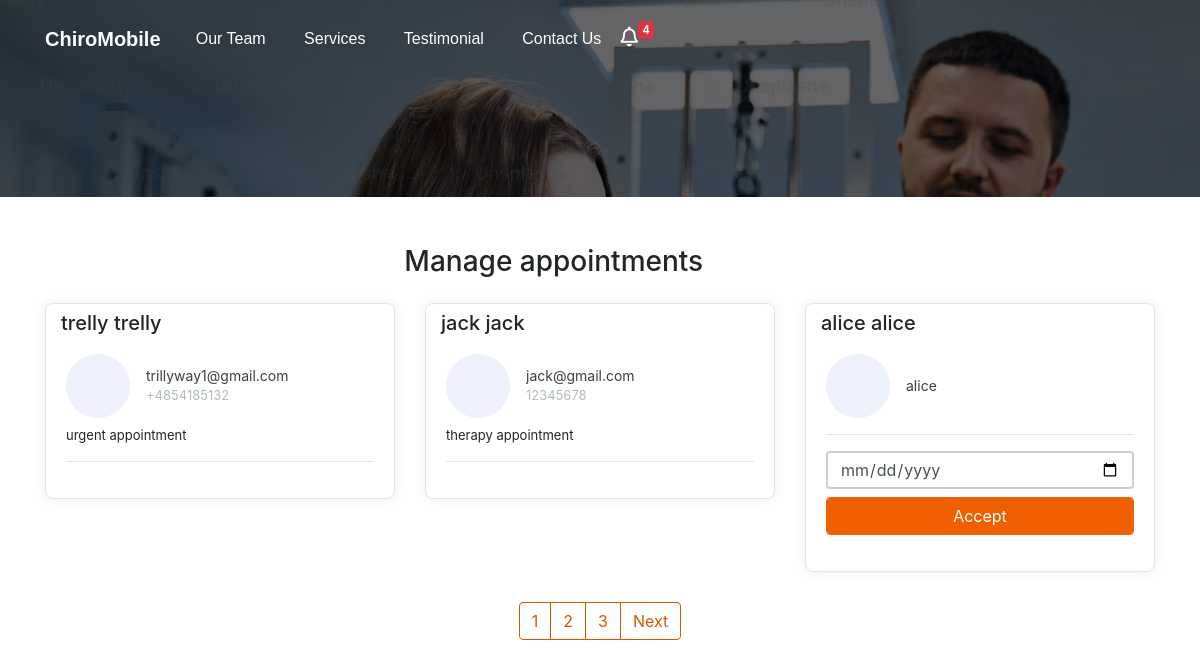
The page /manage-appointments/ on the database its author committed.
### chiropractor/models.py (models this page shows, shortened)
class Appointment(models.Model):
    first_name = models.CharField(max_length=50)
    last_name = models.CharField(max_length=50)
    email = models.CharField(max_length=50)
    phone = models.CharField(max_length=50)
    request = models.TextField(blank=True)
    send_date = models.DateField(auto_now_add=True)
    accepted = models.BooleanField(default=False)
    accepted_date = models.DateField(auto_now_add=False, null=True, blank=True)
    class Meta:
        ordering = ["-send_date"]

### chiropractor/views.py (the view, shortened to what this page needs)
# urls.py: path("manage-appointments/", ManageAppointmentTemplateView.as_view(), name="manage"),
class ManageAppointmentTemplateView(ListView):
    template_name = "manage-appointments.html"
    model = Appointment
    context_object_name = "appointments"
    login_required = True
    paginate_by = 3
    def get_context_data(self, *args, **kwargs):
        context =  super().get_context_data(*args, **kwargs)
        appointments = Appointment.objects.all()
        context.update({
            "title":"Manage Appointments"
        })
        return context

### chiropractor/context_processors.py (called while the page is built)
def get_notification(request):
    count = Appointment.objects.filter(accepted=False).count()
    data = {
        "count":count
    }
    return data

### templates/manage-appointments.html (shortened to what this page needs)
{% extends "base.html" %}
{% block content %}
    <div class="container mt-5">
        <div class="col-11 text-center mt-4 mb-4">
            <h3>
                Manage appointments
            </h3>
        </div>
        <div class="row">
          {% for app in appointments %}
          <div class="col-lg-4">
                <div class="card card-margin">
                    <div class="card-header no-border">
                        <h5 class="card-title">{{app.first_name}} {{app.last_name}}</h5>
                    </div>
                    <div class="card-body pt-0">
                        <div class="widget-49">
                            <div class="widget-49-title-wrapper">
                                <div class="widget-49-date-primary">
                                </div>
                                <div class="widget-49-meeting-info">
                                    <span class="widget-49-pro-title">{{app.email}}</span>
                                    <span class="widget-49-meeting-time">{{app.phone}}</span>
                                </div>
                            </div>
                            <div class="widget-49-meeting-points">
                                <span>{{app.request}}</span>
                            </div>
                            <hr class="w-100">
                            {% if app.accepted == False %}
                            <form method="POST" action={% url "manage" %}>
                            <div class="form-group">
                                <input type="date" name="date" class="form-control mb-2"
                                    placeholder="dd-mm-yyyy" value=""
                                    min="1997-01-01" max="2030-12-31">
                                <input class="btn-block btn-primary form-control" type="submit" value="Accept">
                            </div>
                          {% endif %}
                        </div>
                    </div>
                </div>
            </div>
            {% endfor %}
        </div>
        {% if is_paginated %}
        <div class="wrapper">
            <nav aria-label="Page navigation example">
                <ul class="pagination">
                  {% for number in page_obj.paginator.page_range %}
                  <li class="page-item"><a class="page-link" href="?page={{ number }}">{{ number }}</a></li>
                  {% endfor %}
                  {% if page_obj.has_next %}
                  <li class="page-item"><a class="page-link" href="?page={{ page_obj.next_page_number }}">Next</a></li>
                  {% endif %}
                </ul>
            </nav>
        </div>
        {% endif %}
{% endblock content %}

### templates/base.html (shortened to what this page needs)
{% load static %}
<!DOCTYPE html>
<html lang="en">
<head>
  <link href="{% static "css/bootstrap.min.css" %}" rel="stylesheet">
  <link rel="stylesheet" href="https://cdnjs.cloudflare.com/ajax/libs/font-awesome/5.15.3/css/all.min.css" />
  <link rel="stylesheet" href="{% static "css/styles.css" %}" />
</head>
<body>
  <div class="header" style="background-image: url('../static/img/top.png')">
    <nav class="navbar navbar-dark navbar-expand-md navigation-clean-search">
        <div class="container"><a class="navbar-brand" href="{% url "home" %}">ChiroMobile</a>
            <div class="collapse navbar-collapse"
                id="navcol-1">
                <ul class="nav navbar-nav">
                    <li class="nav-item" role="presentation">
                        <a class="nav-link active" href="#team">Our Team</a>
                    </li>
                    <li class="nav-item" role="presentation">
                        <a class="nav-link active" href="#services">Services</a>
                    </li>
                    <li class="nav-item" role="presentation">
                        <a class="nav-link active" href="#reviews">Testimonial</a>
                    </li>
                    <li class="nav-item" role="presentation">
                        <a class="nav-link active" href="#contact">Contact Us</a>
                    </li>
                  <li class="nav-item" role="presentation">
                    <a href="{% url "manage" %}" style="float: left;cursor:pointer;" aria-expanded="true" title="You Have 6 New Appointments">
                      <i class="far fa-bell" style="font-size: 20px; float: left; color: white">
                      </i>
                  </a>
                  <span class="badge badge-danger">{{count}}</span>
                </li>
                </ul>
            </div>
        </div>
    </nav>
</div>
{% block content %}{% endblock content %}
</body>
</html>

### static/css/styles.css (style rules this page uses)
.header { background-image: url('top.png'); height: fit-content; padding: 0; margin: 0; font-family: 'Source Sans Pro', sans-serif; }
@media (min-width:768px) { .header { padding-bottom:120px; } }
.header .navbar { background:transparent; padding-top:.75rem; padding-bottom:.75rem; color:#fff; border-radius:0; box-shadow:none; border:none; }
@media (min-width:768px) { .header .navbar { padding-top:1rem; padding-bottom:1rem; } }
.header .navbar .navbar-brand { font-weight:bold; color:inherit; }
.header .navbar .navbar-collapse { border-top:1px solid rgba(255,255,255,0.3); margin-top:.5rem; }
@media (min-width:768px) { .header .navbar .navbar-collapse { border-color:transparent; margin:0; } }
.header .navbar .navbar-nav a.active, .header .navbar .navbar-nav > .show .dropdown-item { background:none; box-shadow:none; }
@media (min-width: 768px) { .header .navbar-nav .nav-link { padding-left:.7rem; padding-right:.7rem; } }
@media (min-width: 992px) { .header .navbar-nav .nav-link { padding-left:1.2rem; padding-right:1.2rem; } }
.form-control { box-shadow: none !important; outline: none !important; border: 2px solid #cecece; height: 38px; }
.title-box .border,.btn-primary,.back-to-top, .logo i,.question-q-box,.social-circle li a:hover { background-color: #f16000 !important; }
.btn-primary { border: 1px solid #f16000 !important; }
@media (min-width: 768px) { .navbar-nav>li>a { padding-top: 10px; padding-bottom: 10px; } }

### rows shown on the page
Appointment: first_name "trelly", last_name "trelly", email "trillyway1@gmail.com", phone "+4854185132", request "urgent appointment"
Appointment: first_name "jack", last_name "jack", email "jack@gmail.com", phone "12345678", request "therapy appointment"
Appointment: first_name "alice", last_name "alice", email "alice"

### other values the page prints
{{ count }} "4"
{{ number }} "1" "2" "3"
